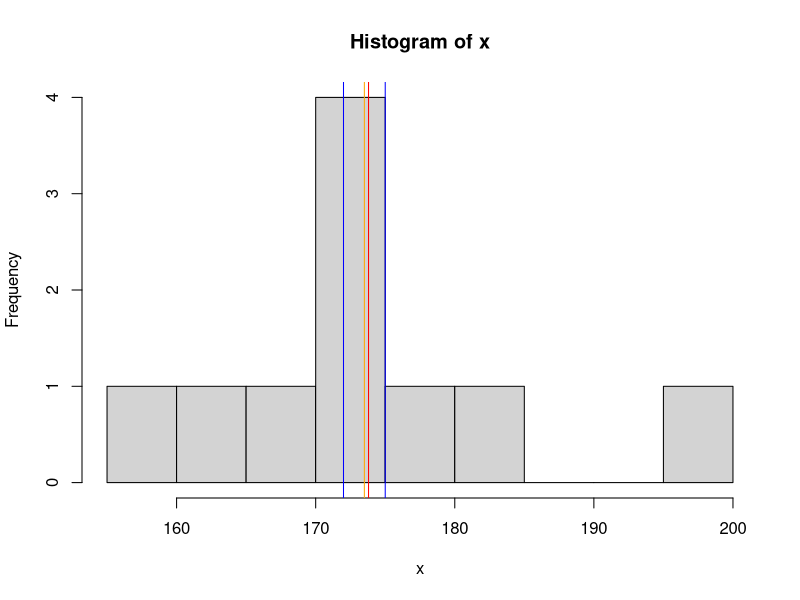
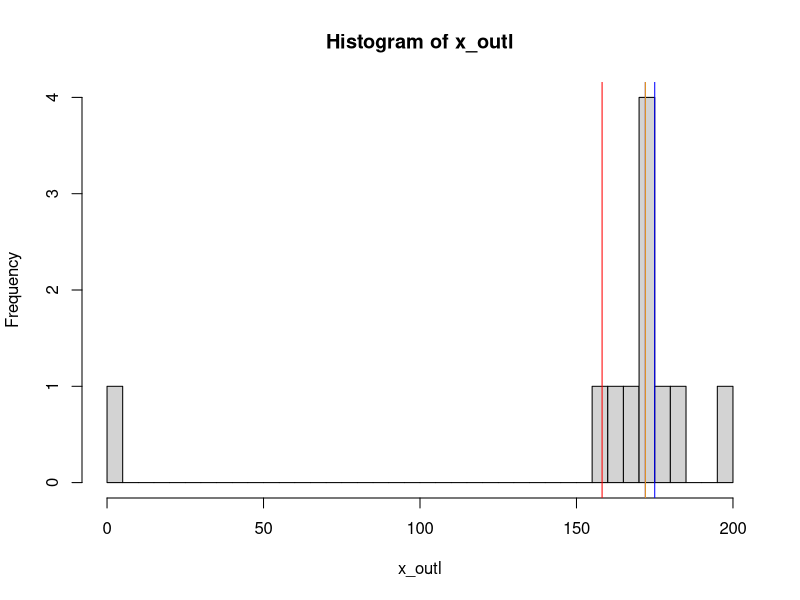
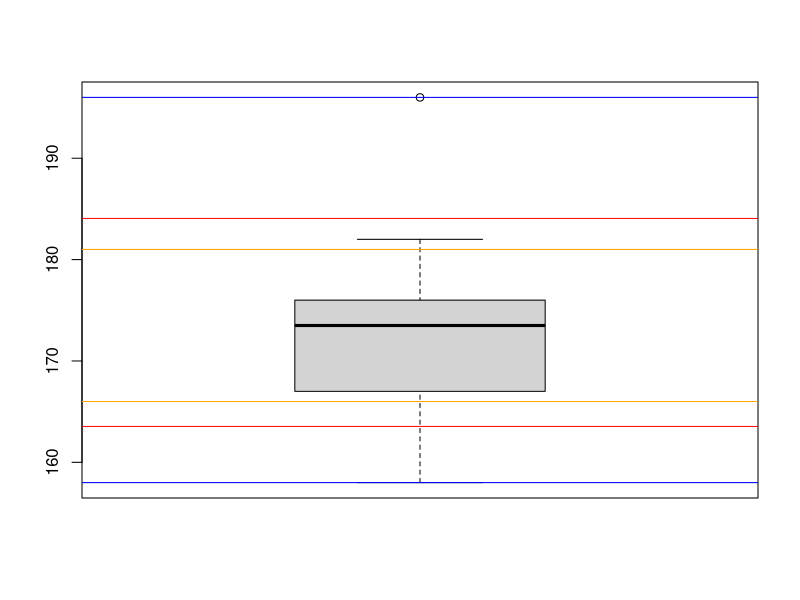
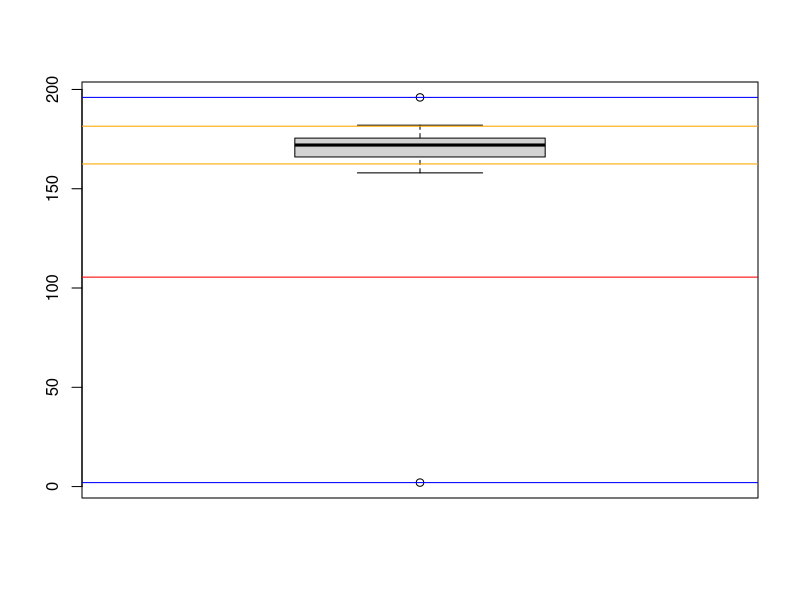
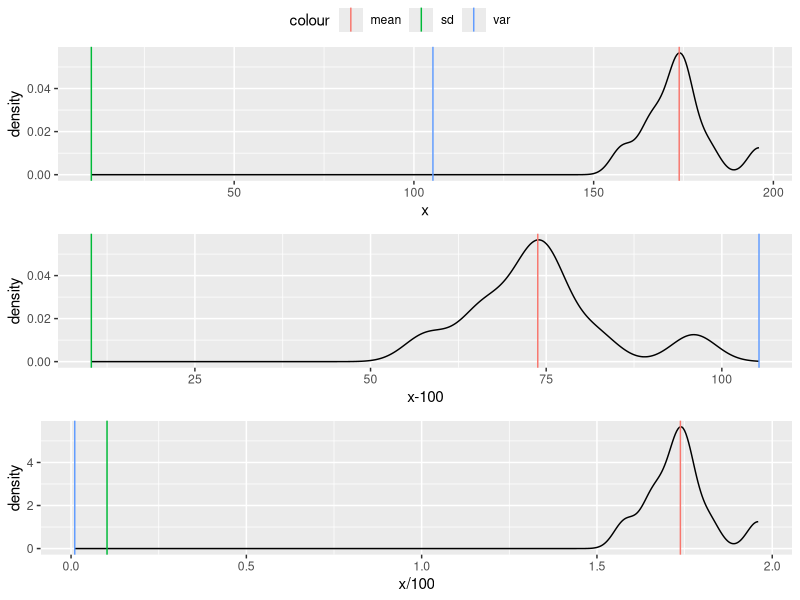
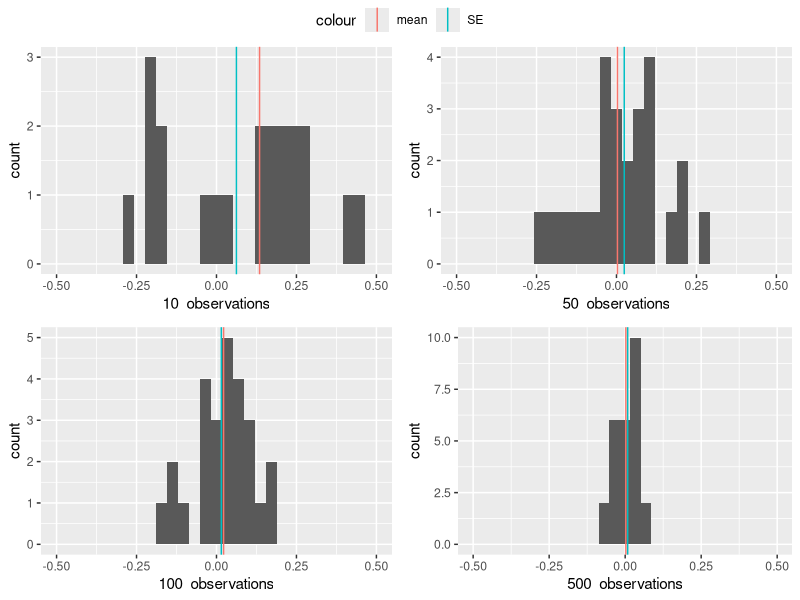

The R script that drew these images, in order:
## ---- chunk 1
knitr::opts_chunk$set(echo = TRUE)
## ---- chunk 2
library(ggplot2)
library(ggpubr)
## ---- chunk 3
x <- c(175, 176, 182, 165, 167, 172, 175, 196, 158, 172)
## ---- chunk 4
mode_my <- function(sample) {
  tab <- table(sample)
  as.numeric(names(tab)[tab == max(tab)])
}

mode_my_x <- mode_my(x)
mode_my_x
## ---- chunk 5
median_my <- function(sample) {
  sorted <- sort(sample)
  (sorted[length(sample) / 2] + sorted[length(sample) / 2 + 1]) / 2
}
median_my_x <- median_my(x)

median_builtin_x <- median(x)

median_builtin_x
median_my_x
## ---- chunk 6
mean_my <- function(sample) {
  sum(sample) / length(sample)
}
mean_my_x <- mean_my(x)

mean_builtin_x <- mean(x)
mean_trim_x <- mean(x, trim = 0.1)

mean_builtin_x
mean_my_x
mean_trim_x
## ---- chunk 7
hist(x, breaks=10)
abline(v = mode_my_x, col="blue")
abline(v = median_my_x, col="orange")
abline(v = mean_my_x, col="red")
## ---- chunk 8
x_outl <- c(x, 2)

mode_my_outl <- mode_my(x_outl)

median_builtin_outl <- median(x_outl)
median_my_outl <- median_my(x_outl)

mean_builtin_outl <- mean(x_outl)
mean_my_outl <- mean_my(x_outl)
mean_trim_outl <- mean(x_outl, trim = 0.1)

mode_my_outl
median_builtin_outl
median_my_outl
mean_builtin_outl
mean_my_outl
mean_trim_outl
## ---- chunk 9
hist(x_outl, breaks=30)
abline(v = mode_my_outl, col="blue")
abline(v = median_my_outl, col="orange")
abline(v = mean_my_outl, col="red")
## ---- chunk 10
var_builtin_x <- var(x)

var_my <- function(sample) {
  sum <- 0
  for (i in 1:length(sample)) {
    sum = sum + (sample[i] - mean_builtin_x)^2
  }
  sum / (length(sample) - 1)
}
var_my_x <- var_my(x)

var_builtin_x
var_my_x
## ---- chunk 11
sd_builtin_x <- sd(x)
sd_my_x <- sqrt(var_my_x)

sd_builtin_x
sd_my_x
## ---- chunk 12
iqr_x <- IQR(x)

boxplot(x)
abline(h = range(x), col="blue")
abline(h = median_builtin_x + iqr_x, col="orange")
abline(h = median_builtin_x - iqr_x, col="orange")
abline(h = mean_builtin_x + sd_builtin_x, col="red")
abline(h = mean_builtin_x - sd_builtin_x, col="red")
## ---- chunk 13
iqr_outl <- IQR(x_outl)
sd_outl <- sd(x_outl)

boxplot(x_outl)
abline(h = range(x_outl), col="blue")
abline(h = median_builtin_outl + iqr_outl, col="orange")
abline(h = median_builtin_outl - iqr_outl, col="orange")
abline(h = mean_builtin_outl + sd_outl, col="red")
abline(h = mean_builtin_outl - sd_outl, col="red")
## ---- chunk 14
sub <- x - 100
div <- x / 100

all.equal(mean(sub), mean(x) - 100)
all.equal(mean(div), mean(x) / 100)
abs(sum(x - mean(x)) - 0) < 0.000000001

all.equal(var(sub), var(x))
all.equal(var(div), var(x) / 10000)
all.equal(sd(div), sd(x) / 100)
## ---- chunk 15
prop_df <- matrix(c(mean(x), mean(sub), mean(div), 
                       var(x), var(sub), var(div), 
                       sd(x), sd(sub), sd(div)), ncol=3,byrow=TRUE)
colnames(prop_df) <- c('x','x-100','x/100')
rownames(prop_df) <- c("mean","var","sd")
prop_df <- as.data.frame(prop_df)
prop_df
## ---- chunk 16
data_df <- cbind(x, sub, div)
samples_ids <- c('x','x-100','x/100')
colnames(data_df) <- samples_ids
prop_df <- rbind(prop_df, data_df)
## ---- chunk 17
plot <- function(sample_id) {
  info <- prop_df[[sample_id]]
  ggplot() +
    aes(info[4:13]) +
    geom_density() +
    geom_vline(aes(xintercept=info[[1]], color="mean")) +
    geom_vline(aes(xintercept=info[[2]], color="var")) +
    geom_vline(aes(xintercept=info[[3]], color="sd")) +
    xlab(sample_id)
}

# not working with cycle; with cycle through samples_ids instead of apply 
# it will use the last sample_id in all plots, so all plots will be the same
plots <- lapply(samples_ids, plot)
ggarrange(plotlist=plots, ncol=1, common.legend = TRUE)
## ---- chunk 18
set.seed(42)
## ---- chunk 19
# p(x < 156)
pnorm(156, mean=175, sd=10)
# p(x > 198)
pnorm(198, mean=175, sd=10, lower=FALSE)

# p(168 < x < 172)
obs <- 1e5
sample <- rnorm(obs, mean=175, sd=10)
sum(sample > 168 & sample < 172) / obs
## ---- chunk 20
# mean = 0, sd = 1
sample <- rnorm(obs)
# +/- 1 sd: 68%
sum(sample > -1 & sample < 1) / obs
# +/- 2 sd: 95%
sum(sample > -2 & sample < 2) / obs
# +/- 3 sd: 99.7%
sum(sample > -3 & sample < 3) / obs
## ---- chunk 21
sample <- rnorm(obs, mean=175, sd=10)
mean(sample)
sd(sample)

sample <- scale(sample, center=TRUE, scale=TRUE)
mean(sample)
sd(sample)
## ---- chunk 22
stat_by_k <- function(population, k) {
  samples <- replicate(n, sample(population, k))
  means <- colMeans(samples)
  c(k, mean(means), sd(means), sd(means)/sqrt(n), means)
}

obs <- 1e6
population <- rnorm(obs)
ks <- c(10, 50, 100, 500)
n <- 30
stat <- data.frame()
distr <- vector(mode="list", length=length(ks))
names(distr) <- ks
for (k in ks) {
  stat_temp <- stat_by_k(population, k)
  stat <- rbind(stat, stat_temp[1:4])
  distr[[as.character(k)]] <- stat_temp[5:n+4]
}
colnames(stat) <- c('k','mean','sd', 'SE')

stat
## ---- chunk 23
plot <- function(k) {
  ggplot() +
    aes(distr[[as.character(k)]]) +
    geom_histogram() +
    geom_vline(aes(xintercept=stat[stat$k == k, 2], color="mean")) +
    geom_vline(aes(xintercept=stat[stat$k == k, 4], color="SE")) +
    xlab(paste(k, " observations")) +
    xlim(-0.5, 0.5)
}

plots <- lapply(ks, plot)
ggarrange(plotlist=plots, common.legend = TRUE)
